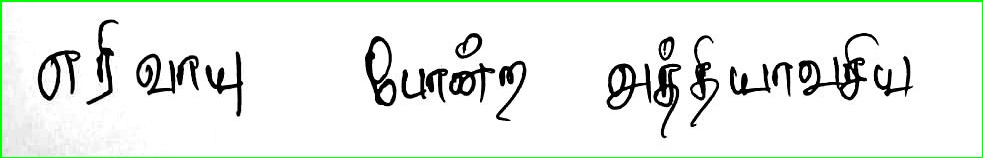
#> input picture cropped/i1_0.jpeg, 983 x 158 px; its folder holds 4 pictures in this run
$ python negative.py
#> lines starting #> are read from the running program, lines starting #| are printed output that depends on the picture
import os
import cv2
#import pytesseract
from PIL import Image
#import numpy as np


#input directory
in_path = os.getcwd()+"/cropped/"


if os.path.exists(in_path) == True:
	in_list = os.listdir(in_path)
	#print(in_list)
	if len(in_list) == 0:
		print("Note: Please add some images files inside cropped directory for ground truth Generation")
	else:
		#os.makedirs(os.getcwd()+'/ground_truth/', exist_ok=True)
		os.makedirs(os.getcwd()+'/negative/', exist_ok=True)
		print("[+] Negative Image generation started...")
		for img in in_list:
			#print(img)
			image = cv2.imread(str(in_path+img))
#> image is the input picture: shape (158, 983, 3); mean B, G, R 231.8, 237, 231.9
			#print(img.dtype)
			img_neg = 255 - image
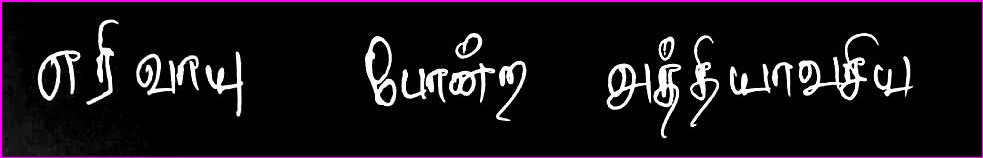
#> img_neg: shape (158, 983, 3); mean B, G, R 23.2, 18, 23.1
			im = img.split(".")
			cv2.imwrite('./negative/'+im[0]+'.tif',img_neg)
#> pass 2 of the loop `for img in in_list:`:
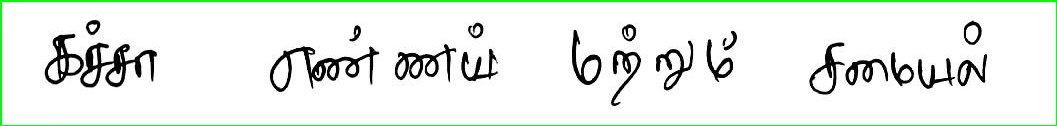
#> input picture cropped/i1_1.jpeg, 1057 x 126 px
#> image is the input picture: shape (126, 1057, 3); mean B, G, R 231.6, 237.7, 231.6
#> `img_neg = 255 - image`:
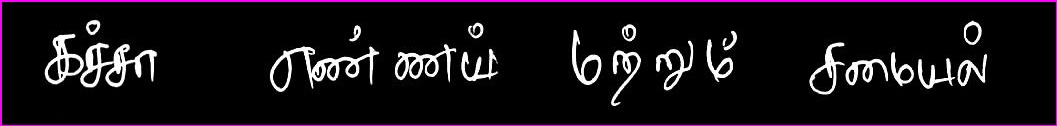
#> img_neg: shape (126, 1057, 3); mean B, G, R 23.4, 17.3, 23.4
#> pass 3 of the loop `for img in in_list:`:
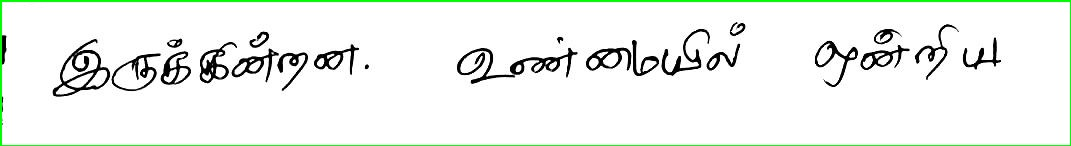
#> input picture cropped/i1_10.jpeg, 1071 x 146 px
#> image is the input picture: shape (146, 1071, 3); mean B, G, R 236.5, 241.9, 236.5
#> `img_neg = 255 - image`:
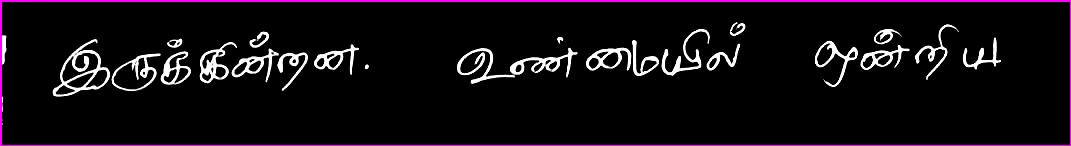
#> img_neg: shape (146, 1071, 3); mean B, G, R 18.5, 13.1, 18.5
#> the loop made 4 passes; the first 3 are shown

		print("[+] Negative Image generation completed")
	print("[+] Ground truth generation started...")
	os.system("./groundtruth.sh")
	print("[+] ground truth generation stopped")


else:
	print("Note: Please create the input directories with image files")
